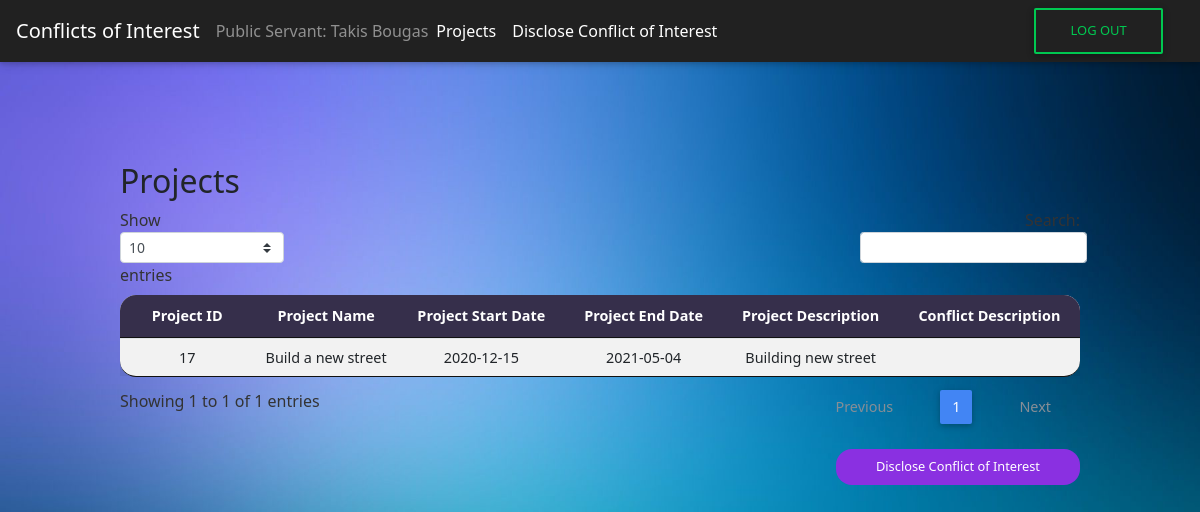
/CoI/projects_PS.php (signed in), run on an earlier commit of the app's database.
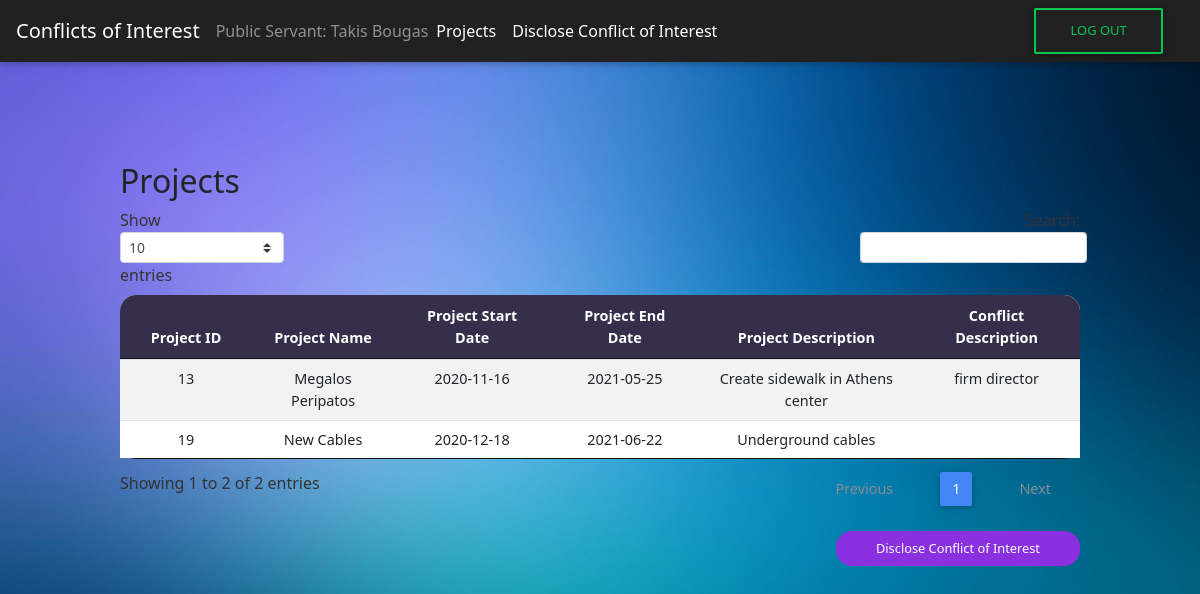
And on a later commit of the database.
### tables this page shows
CREATE TABLE `projects` (
  `project_id` int(12) NOT NULL,
  `project_name` varchar(255) NOT NULL,
  `project_start_date` date NOT NULL,
  `project_end_date` date NOT NULL,
  `project_desc` varchar(1000) NOT NULL CHECK (`project_start_date` < `project_end_date` and `project_start_date` > '2019-01-01')
);

CREATE TABLE `conflicts` (
  `project_id` int(9) NOT NULL,
  `ps_AFM` int(9) NOT NULL,
  `coi_description` varchar(500) NOT NULL,
  `status` varchar(12) NOT NULL
);

### CoI/projects_PS.php (the view, shortened to what this page needs)
<?php
include('header.php');
include('connect.php');
include('navbar_PS.php');
?>
<div id="View All Projects" class="tabcontent" id="defaultOpen">
    <div class="wrapper-table">
        <div class="page-header clearfix">
            <h2 class="pull-left">Projects</h2>
        </div>
        <?php
        $AFM = $_SESSION['AFM'];
        $sql = "SELECT projects.project_id, projects.project_name, projects.project_start_date, projects.project_end_date, projects.project_desc, conflicts.coi_description
        FROM public_servants LEFT JOIN projects ON public_servants.project_id = projects.project_id LEFT JOIN conflicts ON projects.project_id = conflicts.project_id AND conflicts.ps_AFM = $AFM WHERE public_servants.ps_AFM = $AFM";
        if ($result = mysqli_query($conn, $sql)) {
            if (mysqli_num_rows($result) > 0) {
                echo  "<table id='ps_projects' class='table table-striped table-sm project-table' cellspacing='0' width='100%'>";
                echo "<thead>";
                echo "<tr>";
                echo "<th class='th-sm' id ='th-first' >Project ID</th>";
                echo "<th class='th-sm'>Project Name</th>";
                echo "<th class='th-sm'>Project Start Date </th>";
                echo "<th class='th-sm'>Project End Date </th>";
                echo "<th class='th-sm'>Project Description</th>";
                echo "<th class='th-sm' id='th-last'>Conflict Description</th>";
                echo "</tr>";
                echo "</thead>";
                echo "<tbody>";
                while ($row = mysqli_fetch_array($result)) {
                    echo "<tr>";
                    echo "<td>" . $row['project_id'] . "</td>";
                    echo "<td>" . $row['project_name'] . "</td>";
                    echo "<td>" . $row['project_start_date'] . "</td>";
                    echo "<td>" . $row['project_end_date'] . "</td>";
                    echo "<td>" . $row['project_desc'] . "</td>";
                    echo "<td>" . $row['coi_description'] . "</td>";
                    echo "</tr>";
                }
                echo "</table>";
            } else {
                echo "<p class='lead'><em>No records were found.</em></p>";
            }
        } else {
            echo "ERROR: Could not able to execute $sql. " . mysqli_error($conn);
        }
        echo "<a href='disclose_coi.php' class='submit-button'>Disclose Conflict of Interest</a>";
        ?>
    </div>
</div>
<?php include('footer.php') ?>
</body>
</html>

What changed in the data, as far as the page shows it:
no longer on this page (row unchanged): projects: project_id "17", project_name "Build a new street", project_start_date "2020-12-15", project_end_date "2021-05-04", project_desc "Building new street"
added conflicts: project.project_id "13", project.project_name "Megalos Peripatos", project.project_start_date "2020-11-16", project.project_end_date "2021-05-25", project.project_desc "Create sidewalk in Athens center", coi_description "firm director"
now on this page (row unchanged): projects: project_id "19", project_name "New Cables", project_start_date "2020-12-18", project_end_date "2021-06-22", project_desc "Underground cables"
Also different on the page:
text written by a page script: "Show entries Showing 1 to 1 of 1 entries Previous 1 Next" → "Show entries Showing 1 to 2 of 2 entries Previous 1 Next"
